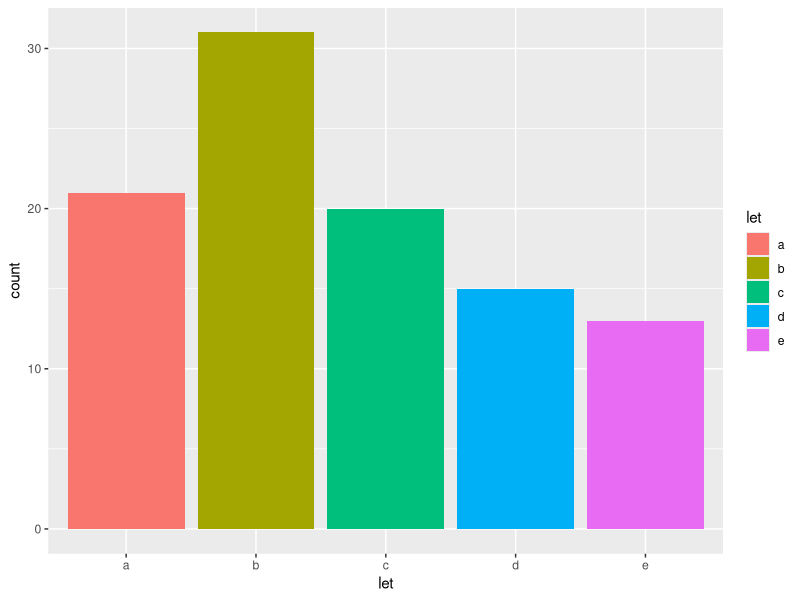

Generate this figure with R:
## ---- chunk 1

library(ggplot2)
dat <- data.frame(let = sample(letters[c(1:5,1:3,1:2)], 100, replace = T))

## ---- chunk 2

ggplot(dat) +
    geom_bar(aes(x=let, fill = let), stat="count")

## ---- chunk 3

library(tidyverse)
tib <- tibble(x = runif(10000, 1, 100),
              y = runif(10000, 1, 100),
              let=sample(letters[c(1:5,1:3)], 10000, replace = T))
tib %>%
    filter(let %in% c("a", "b", "c")) %>%
    mutate(prod = x*y) -> tib2

## ---- chunk 4

library(data.table)
dt <- data.table(x = runif(10000, 1, 100),
                 y = runif(10000, 1, 100),
                 let=sample(letters[c(1:5,1:3)], 10000, replace = T))

## ---- chunk 5

dt[, .N, by = let]

## ---- chunk 6

dt[, prod:=x*y]
dt

